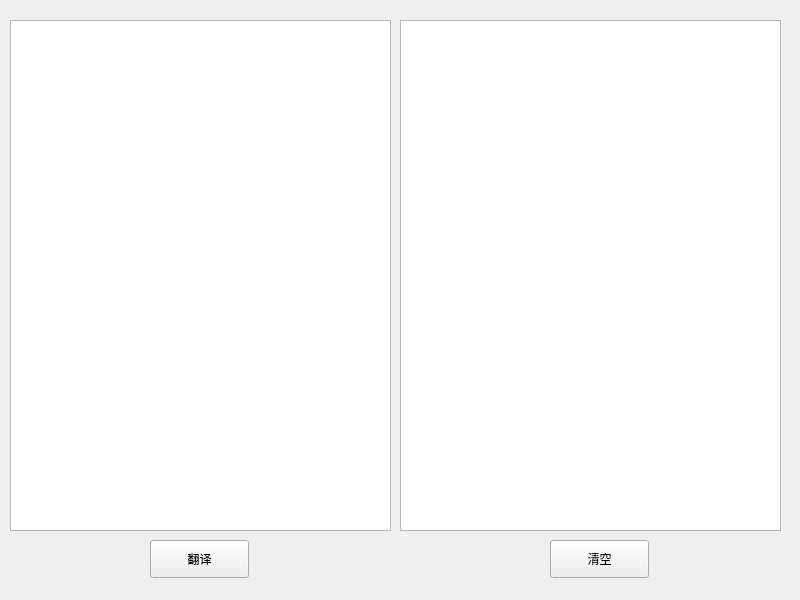
<?xml version="1.0" encoding="UTF-8"?>
<ui version="4.0">
 <class>MainWindow</class>
 <widget class="QMainWindow" name="MainWindow">
  <property name="geometry">
   <rect>
    <x>0</x>
    <y>0</y>
    <width>800</width>
    <height>600</height>
   </rect>
  </property>
  <property name="minimumSize">
   <size>
    <width>800</width>
    <height>600</height>
   </size>
  </property>
  <property name="maximumSize">
   <size>
    <width>800</width>
    <height>600</height>
   </size>
  </property>
  <property name="windowTitle">
   <string>Trans</string>
  </property>
  <widget class="QWidget" name="centralwidget">
   <widget class="QTextEdit" name="inputEditor">
    <property name="geometry">
     <rect>
      <x>10</x>
      <y>20</y>
      <width>381</width>
      <height>511</height>
     </rect>
    </property>
   </widget>
   <widget class="QTextEdit" name="outputEditor">
    <property name="geometry">
     <rect>
      <x>400</x>
      <y>20</y>
      <width>381</width>
      <height>511</height>
     </rect>
    </property>
   </widget>
   <widget class="QPushButton" name="transButton">
    <property name="geometry">
     <rect>
      <x>150</x>
      <y>540</y>
      <width>99</width>
      <height>38</height>
     </rect>
    </property>
    <property name="text">
     <string>翻译</string>
    </property>
   </widget>
   <widget class="QPushButton" name="clearButton">
    <property name="geometry">
     <rect>
      <x>550</x>
      <y>540</y>
      <width>99</width>
      <height>38</height>
     </rect>
    </property>
    <property name="text">
     <string>清空</string>
    </property>
   </widget>
  </widget>
 </widget>
 <resources/>
 <connections/>
</ui>
